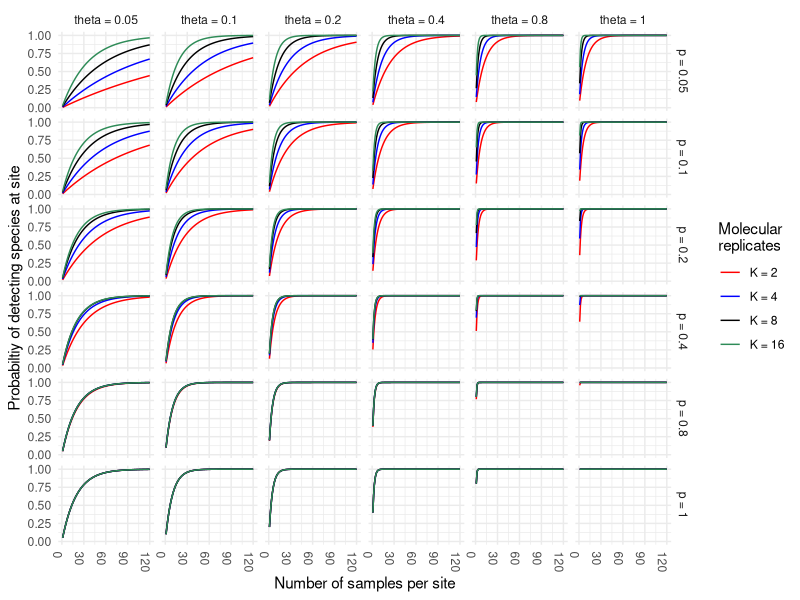
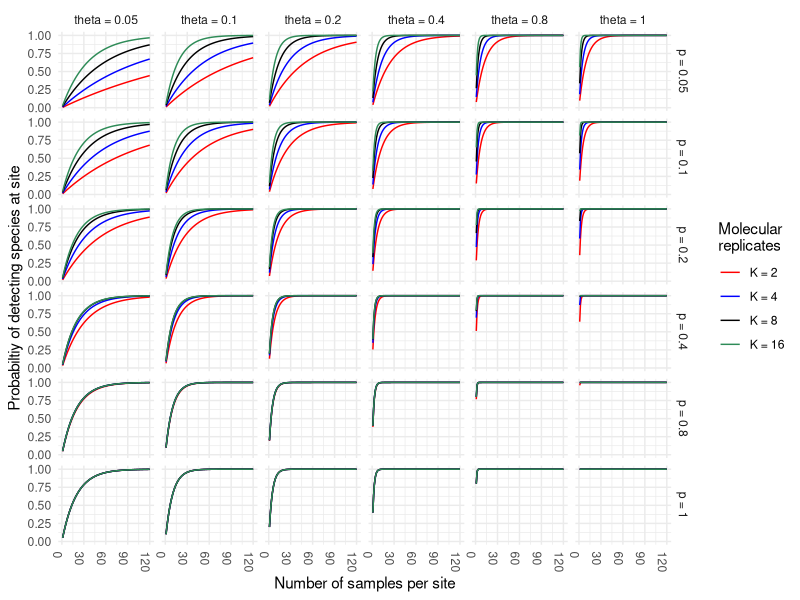
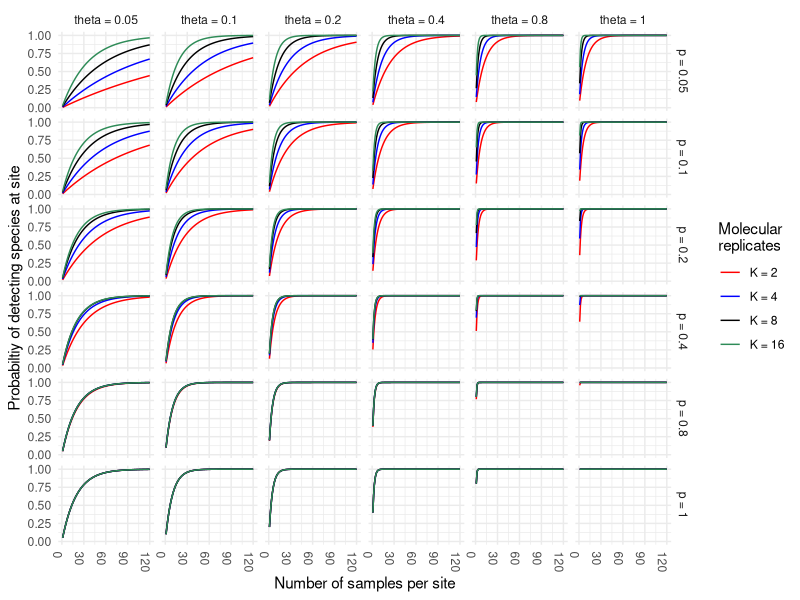

Source code (R) for these figures, in order: (Note: a time limit stopped this script after it produced the figures.)
## ---- chunk 1
knitr::opts_chunk$set(echo = TRUE)
assign("depthtrigger", 10, data.table:::.global)
## ---- chunk 2
comb = function(n, r){ factorial(n)/(factorial(r) * factorial(n -r ))}

sampleDetectionOne <- function(
	J = 50,
	K = 8,
	theta = 0.06,
	pDetection  = 0.3
	
	){
  
    jIndx = J:0
	prob = 	sum(comb( J, jIndx) *  (1 - theta) ^ jIndx * (theta * (1 - pDetection)^K )  ^ rev(jIndx))
	return(1 - prob)
	}
## ---- chunk 3
library(data.table)
results <- data.table(expand.grid(J = 1:120,
							theta = c(0.05, 0.1, 0.2, 0.4, 0.8, 1.0), 
							pDetection = c(0.05, 0.1, 0.2, 0.4, 0.8, 1.0),
							K = c(2, 4, 8, 16)))

for(index in 1:nrow(results)){
  results[ index, ProbDetect :=
	  sampleDetectionOne(J = J, K = K, theta = theta, pDetection = pDetection)]
}
results[ , thetaPlot := factor(paste0("theta = ", theta))]
results[ , pDetectionPlot := factor(paste0("p = ", pDetection))]
results[ , KPlot := factor(paste0("K = ", K))]
## ---- chunk 4

library(ggplot2)
results[ , KPlot := factor(KPlot,
                           levels = levels(results$KPlot)[
                             order(as.numeric(gsub("K = ", "",
                                                   levels(results$KPlot))))])]

detectOne <- ggplot(data = results, aes(x = J, y = ProbDetect, color = KPlot)) +
	geom_line() +
	facet_grid( pDetectionPlot ~ thetaPlot) +
	theme_minimal() +
  
	ylab("Probabiltiy of detecting species at site") +
	xlab("Number of samples per site") +
  scale_color_manual("Molecular\nreplicates",
                     values = c("red", "blue", "black", "seagreen", "orange", "grey50")) +
  scale_x_continuous(breaks = seq(0,125, by = 30)) +
  theme(axis.text.x = element_text(angle = -90, hjust = 0))
print(detectOne)
ggsave(filename = "detectingOne.pdf", detectOne, width = 12, height = 4)
ggsave(filename = "detectingOne.jpg", detectOne, width = 12, height = 4)
## ---- chunk 5
samplesDetect <- function(
	nSims = 2,
	J = c(10, 100),
	theta = c(0.06, 0.42),
	K = 8,
	pDetection = c(0.3, 0.4)){
		results <- data.table(expand.grid(simulation = 1:nSims,
					   J = J, theta = theta,
					   K = K, pDetection = pDetection))
	for(index in 1:dim(results)[1]){
		results[ index, nPositive :=
			length(which(
				rbinom(n = length(which(rbinom( n = J, size = 1, prob = theta) >0)),
					   size = K, prob = pDetection) > 0))]
		}
	results[ , pPositive := nPositive/J]
	results[ , Samples := factor(paste0("J = ", J))]
	results[ , SamplesPlot  := factor(J)]

	results[ , thetaPlot := factor(paste0("theta = ", theta))]
  results[ , thetaPlot2 := factor( theta)]

  results[ , pDetectionPlot := factor(paste0("p = ", pDetection))]

	factorOrder <- order(as.numeric(gsub("J = ", "", 
	                                     levels(results$Samples))), 
	                     decreasing = FALSE)
  results[ , Samples := factor(Samples, levels = levels(Samples)[factorOrder]) ]

  results[ , KPlot := paste0("K = ", K)]
  KOrder <- unique(results$KPlot)[
    order(as.numeric(gsub("K = ", "",
                          unique(results$KPlot))), 
          decreasing = FALSE)]
  results[ , KPlot := factor( KPlot, levels = KOrder)]

  results[ , KPlot2 := factor(gsub("K = ", "", KPlot))]
  KOrder2 <- unique(results$KPlot2)[order(as.numeric(unique(results$KPlot)), decreasing = FALSE)]
  results[ , KPlot2 := factor( KPlot2, levels = KOrder2)]

	return(results)
	}
## ---- chunk 6
sampleResults <- samplesDetect(nSims = 4000,
                               theta = c(0.05, 0.1, 0.2, 0.4, 0.8, 1.0),
                               pDetection = c(0.05, 0.1, 0.2, 0.4, 0.8, 1.0),
                               J = c(5, 10, 20, 40, 80, 120),
                               K = c(2, 4, 8, 16))
## ---- chunk 7
compareSites <- ggplot(sampleResults, aes(x = KPlot2, y = pPositive, fill = thetaPlot)) +
	geom_boxplot(outlier.size = 0.5) +
	facet_grid(  Samples ~  pDetectionPlot ) +
  theme_minimal() +
	ylab(expression(over("Number of simulated positive samples",
	                     "Total number of simulated samples"))) +
  xlab("Number of molecular replicates") +
  scale_fill_manual(expression("Generating "*theta),
                    values = c("red", "blue", "black", "seagreen", "orange", "grey50"))
print(compareSites)
ggsave(filename = "compareSites.pdf", compareSites, width = 12, height = 6)
ggsave(filename = "compareSites.jpg", compareSites, width = 12, height = 6)
